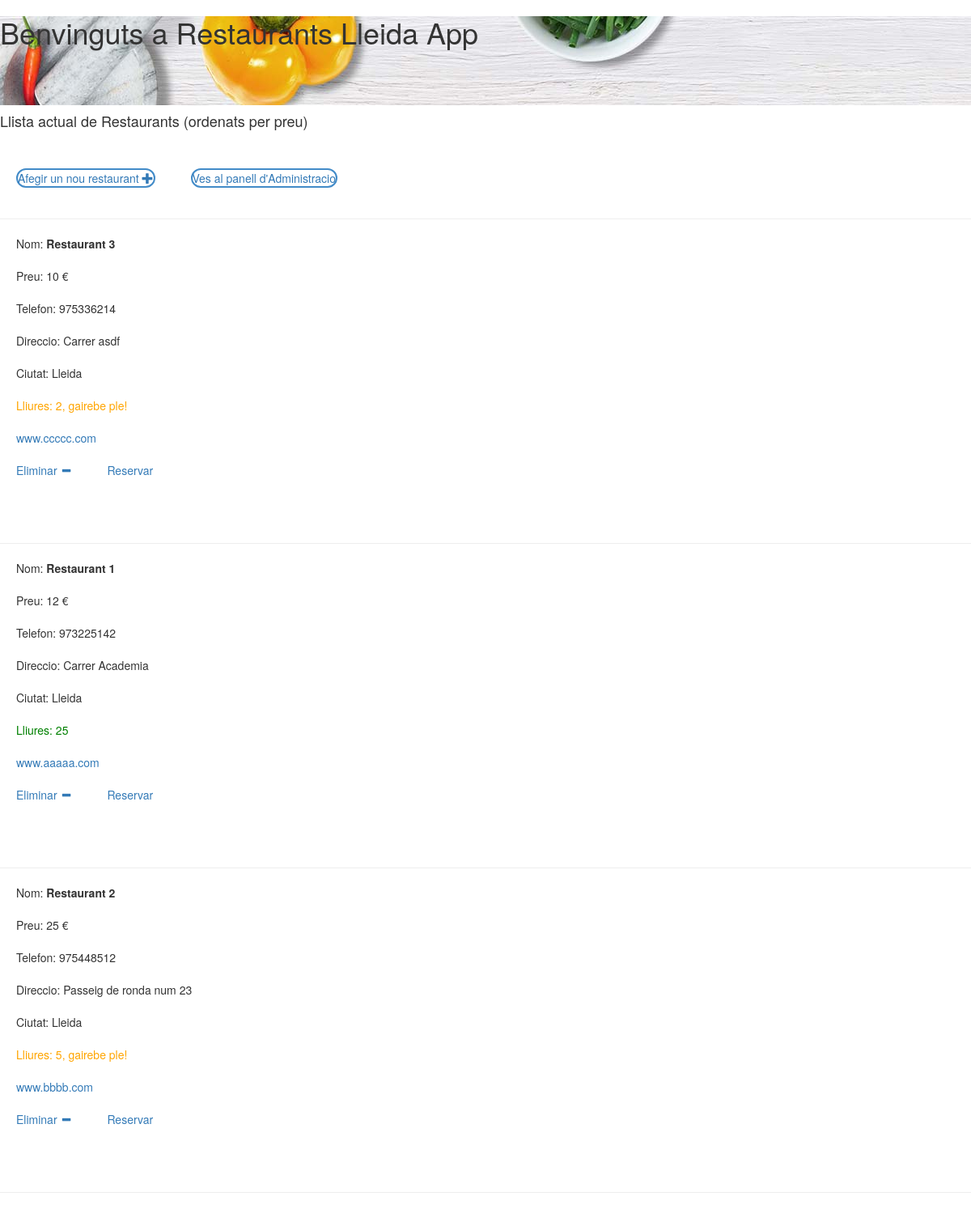
The page / on the database its author committed.
### Restaurantapp/models.py (models this page shows)
class Restaurant(models.Model):
    name = models.TextField()
    price = models.IntegerField(blank=True, null=True)
    telephone = models.CharField(max_length=9, blank=True, null=True)
    street = models.TextField(blank=True, null=True)
    city = models.TextField(default="")
    zipCode = models.TextField(max_length=5,blank=True, null=True)
    web = models.TextField(blank=True, null=True)
    free = models.CharField(max_length=2, blank=True, null=True)
    date = models.DateField(default=date.today)
    def __unicode__(self):
        return self.name

### Restaurantapp/views.py (the view)
# urls.py: url(r'^$',mainpage),
def mainpage(request):
    rests = Restaurant.objects.order_by('price')
    return render(request, 'Restaurantapp/base.html', {'rests': rests})

### templates/Restaurantapp/base.html (shortened to what this page needs)
<link rel="stylesheet" href="//maxcdn.bootstrapcdn.com/bootstrap/3.2.0/css/bootstrap.min.css">
<link rel="stylesheet" href="//maxcdn.bootstrapcdn.com/bootstrap/3.2.0/css/bootstrap-theme.min.css">
{% load staticfiles %}
 <html>
        <head>
            <link rel="stylesheet" href="{% static 'css/estil.css' %}">
            <link rel="stylesheet" href="//maxcdn.bootstrapcdn.com/bootstrap/3.2.0/css/bootstrap.min.css">
            <link rel="stylesheet" href="//maxcdn.bootstrapcdn.com/bootstrap/3.2.0/css/bootstrap-theme.min.css">
        </head>
        <body>
             <div id="header">
                <h1><p>Benvinguts a Restaurants Lleida App</p></h1>
                <br> </b>
             </div>
             <h4>Llista actual de Restaurants (ordenats per preu)</h4>
             <br> </br>
    <a class="marge" id="corners" href="{% url 'Restaurantapp.views.new_restaurant' %}"  class="top-menu">Afegir un nou restaurant <span class="glyphicon glyphicon-plus"></span></a>
    <a class="marge" id="corners" href="http://127.0.0.1:8000/admin" class="top-menu">Ves al panell d'Administracio </a>
     <br> </br>
      <hr>
        {% for rest in rests %}
            <div >
                <p class="marge">Nom: <b>{{ rest.name }}</b></p>
                <p class="marge">Preu: {{ rest.price }} €</p>
                <p class="marge">Telefon: {{ rest.telephone }}</p>
                <p class="marge">Direccio: {{ rest.street }}</p>
                <p class="marge">Ciutat: {{ rest.city }}</p>
                <p class="marge"><a href="Lloc web">{{ rest.web }}</a><p>
                <a class="marge" href="{% url 'delete_restaurant' rest.id %}" class="top-menu">Eliminar  <span class="glyphicon glyphicon-minus"></span></a>
                <a class="marge" href="{% url 'Restaurantapp.views.reservar_restaurant' %}"  class="top-menu">Reservar </a>
            <br> </br><br> </br>
            <hr>
            </div>
        {% endfor %}
        </body>
    </html>

### templates/Restaurantapp/static/css/estil.css (style rules this page uses)
.marge { margin: 20px; }
#header { background-position-x: initial; background-repeat: no-repeat; background-image: url("../bg-header.jpg"); height: 110px; }
#corners { border-radius:30px; border: 2px solid #428bc8 }

### rows shown on the page
Restaurant: name "Restaurant 3", price "10", telephone "975336214", street "Carrer asdf", city "Lleida", web "www.ccccc.com"
Restaurant: name "Restaurant 1", price "12", telephone "973225142", street "Carrer Academia", city "Lleida", web "www.aaaaa.com"
Restaurant: name "Restaurant 2", price "25", telephone "975448512", street "Passeig de ronda num 23", city "Lleida", web "www.bbbb.com"
